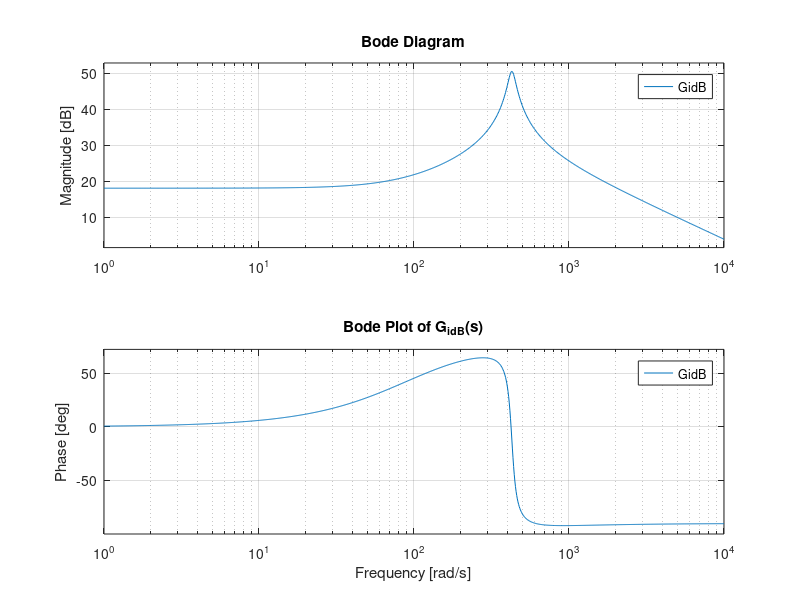
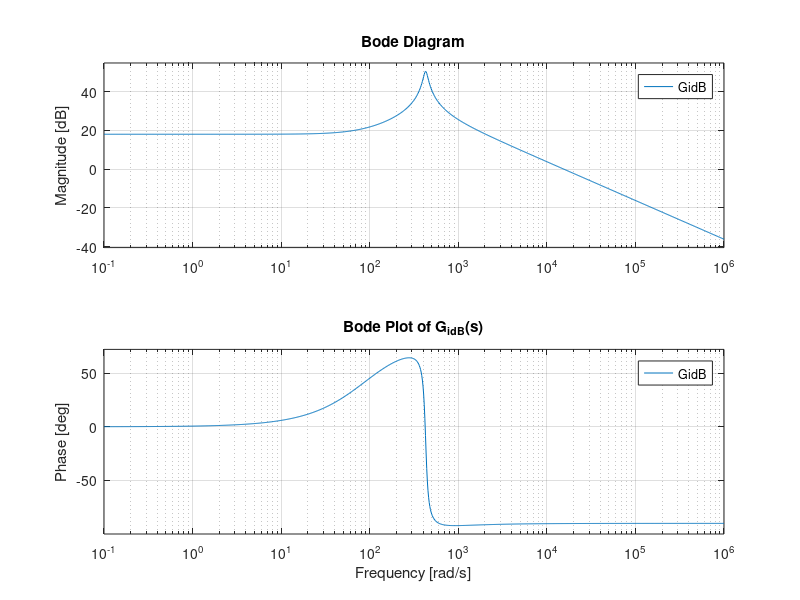
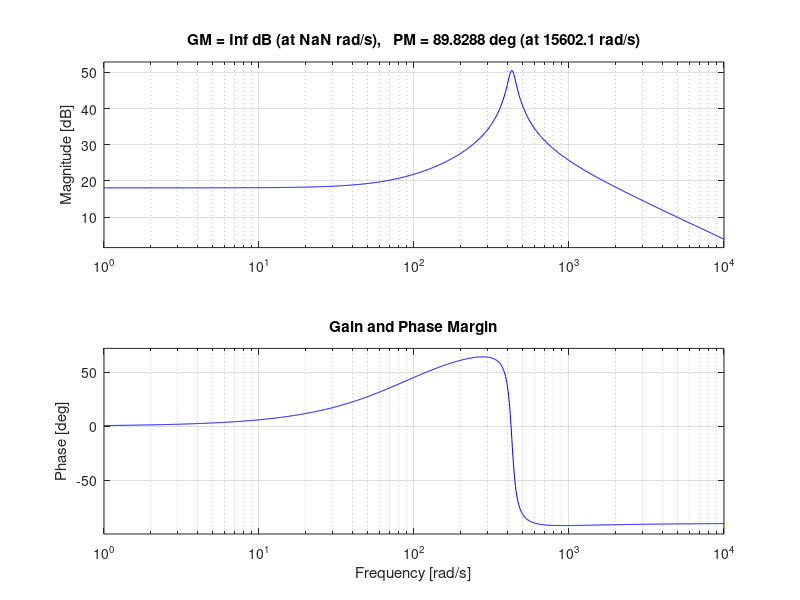

Source code (MATLAB) for these figures, in order:
clc;
clear;
close all;
GidB0 = 8;
wziB  = 94;     % rad/s
w0B   = 428;    % rad/s
QB    = 9.04;

num = GidB0 * [1/wziB  1];
den = [1/w0B^2  1/(QB*w0B)  1];

GidB = tf(num, den);
% Bode Plot
figure;
bode(GidB);
grid on;
title('Bode Plot of G_{idB}(s)');


w = logspace(-1,6,1000);   % 10^-1 to 10^5 rad/s

figure;
bode(GidB,w);
grid on;
title('Bode Plot of G_{idB}(s)');

figure;
margin(GidB);
grid on;
title('Gain and Phase Margin');

[Gm,Pm,Wcg,Wcp] = margin(GidB);

fprintf('Gain Margin  = %.2f dB\n',20*log10(Gm));
fprintf('Phase Margin = %.2f deg\n',Pm);
fprintf('Gain Crossover Frequency = %.2f rad/s\n',Wcg);
fprintf('Phase Crossover Frequency = %.2f rad/s\n',Wcp);
